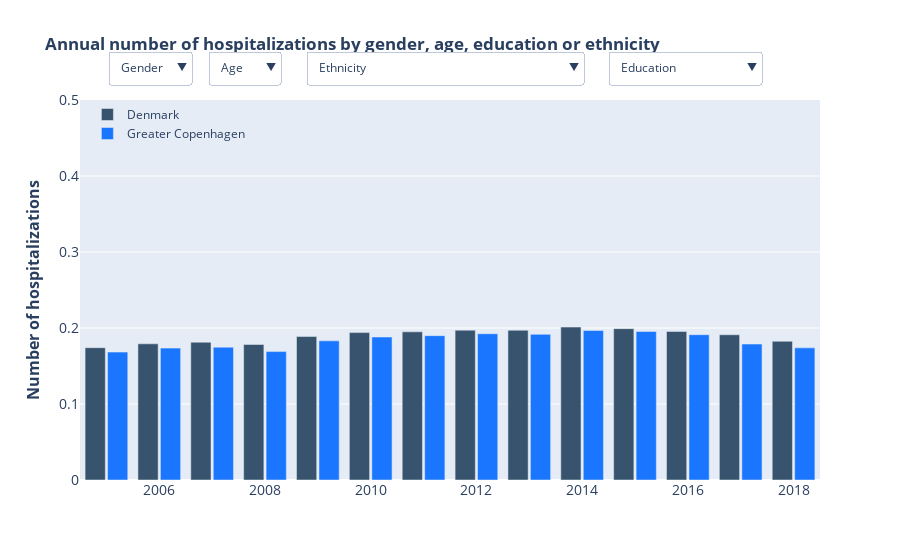

Source (notebook cell):
### Markdown cell above
### Interactive visualization for number of hospitalizations with filters for age, gender, education and ethnicity

### Code cell
# Create the initial plot
fig = go.Figure()
# Line plot (commented out)
#fig = px.line(df_income, x='year', y='count', color='municipality', markers=True, width=900, height=400)
#fig.update_traces(line_color='rgb(55, 83, 109)', selector=dict(name='Denmark'))
#fig.update_traces(line_color='rgb(26, 118, 255)', selector=dict(name='Greater Copenhagen'))
# Bar plot 
fig.add_trace(go.Bar(x=years,
                y=dk_yearly_avg_hosp_times,
                name='Denmark',
                marker_color='rgb(55, 83, 109)'
                ))
fig.add_trace(go.Bar(x=years,
                y=cop_yearly_avg_hosp_times,
                name='Greater Copenhagen',
                marker_color='rgb(26, 118, 255)'
                ))

# Define the dropdown menu
genders = df_cop_dk.gender.unique()
buttons = []
# Add button for all genders
buttons.append(dict(method='update',
                    label='Gender',
                    args=[{'x': [years]*2,
                           'y': [dk_yearly_avg_hosp_times, cop_yearly_avg_hosp_times],
                           'visible': [True]*2}],
                    )
             )


# Add button for each gender
for gender in genders:
    dk_yearly_avg_count = df_cop_dk[(df_cop_dk.municipality=='Denmark') & (df_cop_dk.gender==gender)].groupby(['year', 'municipality', 'gender'])['weighted_hosp_gen_mun'].sum()
    cop_yearly_avg_count = df_cop_dk[(df_cop_dk.municipality=='Greater Copenhagen') & (df_cop_dk.gender==gender)].groupby(['year', 'municipality', 'gender'])['weighted_hosp_gen_mun'].sum()
    buttons.append(dict(method='update',
                        label=gender,
                        args=[{'x': [years]*2,
                               'y': [dk_yearly_avg_count, cop_yearly_avg_count],
                               'visible': [True]*2}],
                        )
                        # add selection to the list of visible values
                        
                 )

# Define the dropdown menu for Age
ages = df_cop_dk.age.unique()
buttons_2 = []
# Add button for all ages
buttons_2.append(dict(method='update',
                    label='Age',
                    args=[{'x': [years]*4,
                           'y': [dk_yearly_avg_hosp_times, cop_yearly_avg_hosp_times],
                           'visible': [True]*4}],
                    )
             )
# Add button for each age
for age in ages:
    age_dk_yearly_avg_count = df_cop_dk[(df_cop_dk.municipality=='Denmark') & (df_cop_dk.age==age)].groupby(['year', 'municipality', 'age'])['weighted_hosp_age_mun'].sum()
    age_cop_yearly_avg_count = df_cop_dk[(df_cop_dk.municipality=='Greater Copenhagen') & (df_cop_dk.age==age)].groupby(['year', 'municipality', 'age'])['weighted_hosp_age_mun'].sum()
    buttons_2.append(dict(method='update',
                        label=age,
                        args=[{'x': [years]*4,
                               'y': [age_dk_yearly_avg_count, age_cop_yearly_avg_count],
                               'visible': [True]*4}],
                        )
                 )
    
# Define the dropdown menu for ethnicity
ethnicities = df_cop_dk.ethnicity.unique()
buttons_3 = []
# Add button for all ethnicities
buttons_3.append(dict(method='update',
                    label='Ethnicity',
                    args=[{'x': [years]*3,
                           'y': [dk_yearly_avg_hosp_times, cop_yearly_avg_hosp_times],
                           'visible': [True]*3}],
                    )
             )
# Add button for each ehtnicity
for ethnicity in ethnicities:
    eth_dk_yearly_avg_count = df_cop_dk[(df_cop_dk.municipality=='Denmark') & (df_cop_dk.ethnicity==ethnicity)].groupby(['year', 'municipality', 'ethnicity'])['weighted_hosp_eth_mun'].sum()
    eth_cop_yearly_avg_count = df_cop_dk[(df_cop_dk.municipality=='Greater Copenhagen') & (df_cop_dk.ethnicity==ethnicity)].groupby(['year', 'municipality', 'ethnicity'])['weighted_hosp_eth_mun'].sum()
    buttons_3.append(dict(method='update',
                        label=ethnicity,
                        args=[{'x': [years]*3,
                               'y': [eth_dk_yearly_avg_count, eth_cop_yearly_avg_count],
                               'visible': [True]*3}],
    )
                       )
    
# Define the dropdown menu for education
educations = df_cop_dk.education.unique()
buttons_4 = []
# Add button for all educations
buttons_4.append(dict(method='update',
                    label='Education',
                    args=[{'x': [years]*2,
                           'y': [dk_yearly_avg_hosp_times, cop_yearly_avg_hosp_times],
                           'visible': [True]*2}],
                    )
             )
# Add button for each education
for education in educations:
    edu_dk_yearly_avg_count = df_cop_dk[(df_cop_dk.municipality=='Denmark') & (df_cop_dk.education==education)].groupby(['year', 'municipality', 'education'])['weighted_hosp_edu_mun'].sum()
    edu_cop_yearly_avg_count = df_cop_dk[(df_cop_dk.municipality=='Greater Copenhagen') & (df_cop_dk.education==education)].groupby(['year', 'municipality', 'education'])['weighted_hosp_edu_mun'].sum()
    buttons_4.append(dict(method='update',
                        label=education,
                        args=[{'x': [years]*2,
                               'y': [edu_dk_yearly_avg_count, edu_cop_yearly_avg_count],
                               'visible': [True]*2}],
    )
                       )

updatemenus = [{'buttons': buttons,
                'direction': 'down',
                'showactive': True,
                'active': 0,
                'y': 1.13,
                'x': 0.15}, 
                {'buttons': buttons_2,
                 'direction': 'down',
                 'showactive': True,
                 'active': 0,
                 'y': 1.13,
                 'x': 0.27}, 
                 {'buttons': buttons_3,
                 'direction': 'down',
                 'showactive': True,
                 'active': 0,
                 'y': 1.13,
                 'x': 0.68},
                 {'buttons': buttons_4,
                 'direction': 'down',
                 'showactive': True,
                 'active': 0,
                 'y': 1.13,
                 'x': 0.92}]


# Update the layout to add the dropdown menu and set the title
fig.update_layout(
    updatemenus=updatemenus,
    title='<b>Annual number of hospitalizations by gender, age, education or ethnicity<b>',
    xaxis_tickfont_size=14,
    xaxis=dict(
              title='',
              titlefont_size=16,
              domain=[0, 1],
    ),
    # fix the yaxis range to be the same for all plots
    yaxis=dict(
        title='<b>Number of hospitalizations<b>',
        titlefont_size=16,
        tickfont_size=14,
        range=[0, 0.5],
    ),
    legend=dict(
        title='',
        x=0.01,
        y=1,
        bgcolor='rgba(255, 255, 255, 0)',
        bordercolor='rgba(255, 255, 255, 0)'
    ),
    barmode='group',
    bargap=0.15, # gap between bars of adjacent location coordinates.
    bargroupgap=0.1 # gap between bars of the same location coordinate.
)
fig.write_html('dk_cph_hospitalizations_bar.html')
fig.show()

### Figure 1 — Plotly figure (JSON) as saved in the notebook; plotly's stock layout.template omitted (floating-point values rounded to 4 significant figures)
{"data": [{"marker": {"color": "rgb(55, 83, 109)"}, "name": "Denmark", "type": "bar", "x": [2005, 2006, 2007, 2008, 2009, 2010, 2011, 2012, 2013, 2014, 2015, 2016, 2017, 2018], "y": [0.1741, 0.1792, 0.1813, 0.1783, 0.1888, 0.1939, 0.1949, 0.1971, 0.197, 0.2012, 0.1991, 0.1954, 0.1911, 0.1825]}, {"marker": {"color": "rgb(26, 118, 255)"}, "name": "Greater Copenhagen", "type": "bar", "x": [2005, 2006, 2007, 2008, 2009, 2010, 2011, 2012, 2013, 2014, 2015, 2016, 2017, 2018], "y": [0.1683, 0.1735, 0.1748, 0.169, 0.1831, 0.1881, 0.1899, 0.1924, 0.1916, 0.1967, 0.1954, 0.1912, 0.1789, 0.1739]}], "layout": {"bargap": 0.15, "bargroupgap": 0.1, "barmode": "group", "legend": {"bgcolor": "rgba(255, 255, 255, 0)", "bordercolor": "rgba(255, 255, 255, 0)", "title": {"text": ""}, "x": 0.01, "y": 1}, "title": {"text": "<b>Annual number of hospitalizations by gender, age, education or ethnicity<b>"}, "updatemenus": [{"active": 0, "buttons": [{"args": [{"visible": [true, true], "x": [[2005, 2006, 2007, 2008, 2009, 2010, 2011, 2012, 2013, 2014, 2015, 2016, 2017, 2018], [2005, 2006, 2007, 2008, 2009, 2010, 2011, 2012, 2013, 2014, 2015, 2016, 2017, 2018]], "y": [[0.1741, 0.1792, 0.1813, 0.1783, 0.1888, 0.1939, 0.1949, 0.1971, 0.197, 0.2012, 0.1991, 0.1954, 0.1911, 0.1825], [0.1683, 0.1735, 0.1748, 0.169, 0.1831, 0.1881, 0.1899, 0.1924, 0.1916, 0.1967, 0.1954, 0.1912, 0.1789, 0.1739]]}], "label": "Gender", "method": "update"}, {"args": [{"visible": [true, true], "x": [[2005, 2006, 2007, 2008, 2009, 2010, 2011, 2012, 2013, 2014, 2015, 2016, 2017, 2018], [2005, 2006, 2007, 2008, 2009, 2010, 2011, 2012, 2013, 2014, 2015, 2016, 2017, 2018]], "y": [[0.1726, 0.1777, 0.1784, 0.1757, 0.1859, 0.1914, 0.1937, 0.1975, 0.1989, 0.2021, 0.2008, 0.1973, 0.194, 0.1858], [0.1621, 0.1669, 0.1659, 0.1617, 0.1742, 0.182, 0.1838, 0.1866, 0.1872, 0.1911, 0.1906, 0.1858, 0.1738, 0.1704]]}], "label": "Men", "method": "update"}, {"args": [{"visible": [true, true], "x": [[2005, 2006, 2007, 2008, 2009, 2010, 2011, 2012, 2013, 2014, 2015, 2016, 2017, 2018], [2005, 2006, 2007, 2008, 2009, 2010, 2011, 2012, 2013, 2014, 2015, 2016, 2017, 2018]], "y": [[0.1756, 0.1805, 0.1842, 0.1808, 0.1916, 0.1965, 0.1961, 0.1967, 0.1952, 0.2003, 0.1975, 0.1936, 0.1883, 0.1793], [0.1742, 0.1798, 0.1832, 0.1759, 0.1914, 0.194, 0.1958, 0.198, 0.1958, 0.202, 0.1999, 0.1962, 0.1837, 0.1772]]}], "label": "Women", "method": "update"}], "direction": "down", "showactive": true, "x": 0.15, "y": 1.13}, {"active": 0, "buttons": [{"args": [{"visible": [true, true, true, true], "x": [[2005, 2006, 2007, 2008, 2009, 2010, 2011, 2012, 2013, 2014, 2015, 2016, 2017, 2018], [2005, 2006, 2007, 2008, 2009, 2010, 2011, 2012, 2013, 2014, 2015, 2016, 2017, 2018], [2005, 2006, 2007, 2008, 2009, 2010, 2011, 2012, 2013, 2014, 2015, 2016, 2017, 2018], [2005, 2006, 2007, 2008, 2009, 2010, 2011, 2012, 2013, 2014, 2015, 2016, 2017, 2018]], "y": [[0.1741, 0.1792, 0.1813, 0.1783, 0.1888, 0.1939, 0.1949, 0.1971, 0.197, 0.2012, 0.1991, 0.1954, 0.1911, 0.1825], [0.1683, 0.1735, 0.1748, 0.169, 0.1831, 0.1881, 0.1899, 0.1924, 0.1916, 0.1967, 0.1954, 0.1912, 0.1789, 0.1739]]}], "label": "Age", "method": "update"}, {"args": [{"visible": [true, true, true, true], "x": [[2005, 2006, 2007, 2008, 2009, 2010, 2011, 2012, 2013, 2014, 2015, 2016, 2017, 2018], [2005, 2006, 2007, 2008, 2009, 2010, 2011, 2012, 2013, 2014, 2015, 2016, 2017, 2018], [2005, 2006, 2007, 2008, 2009, 2010, 2011, 2012, 2013, 2014, 2015, 2016, 2017, 2018], [2005, 2006, 2007, 2008, 2009, 2010, 2011, 2012, 2013, 2014, 2015, 2016, 2017, 2018]], "y": [[0.1176, 0.1203, 0.1232, 0.1181, 0.1239, 0.1233, 0.1192, 0.1181, 0.116, 0.1193, 0.1148, 0.1138, 0.1061, 0.09966], [0.1088, 0.1124, 0.116, 0.1084, 0.116, 0.114, 0.115, 0.1163, 0.1173, 0.119, 0.1179, 0.1184, 0.1077, 0.09921]]}], "label": "30-39", "method": "update"}, {"args": [{"visible": [true, true, true, true], "x": [[2005, 2006, 2007, 2008, 2009, 2010, 2011, 2012, 2013, 2014, 2015, 2016, 2017, 2018], [2005, 2006, 2007, 2008, 2009, 2010, 2011, 2012, 2013, 2014, 2015, 2016, 2017, 2018], [2005, 2006, 2007, 2008, 2009, 2010, 2011, 2012, 2013, 2014, 2015, 2016, 2017, 2018], [2005, 2006, 2007, 2008, 2009, 2010, 2011, 2012, 2013, 2014, 2015, 2016, 2017, 2018]], "y": [[0.1263, 0.1265, 0.1266, 0.1204, 0.1267, 0.1294, 0.1308, 0.1299, 0.1296, 0.1295, 0.1273, 0.1224, 0.1159, 0.1084], [0.1258, 0.1274, 0.1241, 0.1165, 0.1259, 0.1291, 0.1342, 0.1346, 0.1346, 0.1348, 0.1318, 0.1256, 0.1175, 0.1105]]}], "label": "40-49", "method": "update"}, {"args": [{"visible": [true, true, true, true], "x": [[2005, 2006, 2007, 2008, 2009, 2010, 2011, 2012, 2013, 2014, 2015, 2016, 2017, 2018], [2005, 2006, 2007, 2008, 2009, 2010, 2011, 2012, 2013, 2014, 2015, 2016, 2017, 2018], [2005, 2006, 2007, 2008, 2009, 2010, 2011, 2012, 2013, 2014, 2015, 2016, 2017, 2018], [2005, 2006, 2007, 2008, 2009, 2010, 2011, 2012, 2013, 2014, 2015, 2016, 2017, 2018]], "y": [[0.1769, 0.1807, 0.18, 0.1739, 0.1796, 0.1866, 0.1864, 0.1846, 0.182, 0.1829, 0.1792, 0.1732, 0.1663, 0.1581], [0.1851, 0.1906, 0.1893, 0.1785, 0.1885, 0.2015, 0.2018, 0.2008, 0.1966, 0.2017, 0.2003, 0.1911, 0.1766, 0.1675]]}], "label": "50-59", "method": "update"}, {"args": [{"visible": [true, true, true, true], "x": [[2005, 2006, 2007, 2008, 2009, 2010, 2011, 2012, 2013, 2014, 2015, 2016, 2017, 2018], [2005, 2006, 2007, 2008, 2009, 2010, 2011, 2012, 2013, 2014, 2015, 2016, 2017, 2018], [2005, 2006, 2007, 2008, 2009, 2010, 2011, 2012, 2013, 2014, 2015, 2016, 2017, 2018], [2005, 2006, 2007, 2008, 2009, 2010, 2011, 2012, 2013, 2014, 2015, 2016, 2017, 2018]], "y": [[0.3687, 0.3735, 0.3736, 0.3683, 0.3893, 0.3979, 0.4001, 0.4068, 0.4068, 0.4161, 0.4126, 0.4051, 0.3995, 0.3809], [0.4012, 0.4064, 0.4068, 0.3975, 0.4334, 0.4456, 0.4499, 0.4607, 0.4611, 0.4787, 0.4779, 0.4701, 0.4416, 0.4354]]}], "label": "60-65", "method": "update"}], "direction": "down", "showactive": true, "x": 0.27, "y": 1.13}, {"active": 0, "buttons": [{"args": [{"visible": [true, true, true], "x": [[2005, 2006, 2007, 2008, 2009, 2010, 2011, 2012, 2013, 2014, 2015, 2016, 2017, 2018], [2005, 2006, 2007, 2008, 2009, 2010, 2011, 2012, 2013, 2014, 2015, 2016, 2017, 2018], [2005, 2006, 2007, 2008, 2009, 2010, 2011, 2012, 2013, 2014, 2015, 2016, 2017, 2018]], "y": [[0.1741, 0.1792, 0.1813, 0.1783, 0.1888, 0.1939, 0.1949, 0.1971, 0.197, 0.2012, 0.1991, 0.1954, 0.1911, 0.1825], [0.1683, 0.1735, 0.1748, 0.169, 0.1831, 0.1881, 0.1899, 0.1924, 0.1916, 0.1967, 0.1954, 0.1912, 0.1789, 0.1739]]}], "label": "Ethnicity", "method": "update"}, {"args": [{"visible": [true, true, true], "x": [[2005, 2006, 2007, 2008, 2009, 2010, 2011, 2012, 2013, 2014, 2015, 2016, 2017, 2018], [2005, 2006, 2007, 2008, 2009, 2010, 2011, 2012, 2013, 2014, 2015, 2016, 2017, 2018], [2005, 2006, 2007, 2008, 2009, 2010, 2011, 2012, 2013, 2014, 2015, 2016, 2017, 2018]], "y": [[0.1786, 0.1842, 0.1868, 0.1841, 0.195, 0.2009, 0.2022, 0.2047, 0.2049, 0.21, 0.2086, 0.2055, 0.202, 0.1933], [0.1777, 0.1839, 0.1853, 0.1798, 0.1957, 0.2015, 0.2036, 0.2063, 0.2062, 0.2129, 0.2128, 0.2092, 0.1974, 0.1927]]}], "label": "Danish", "method": "update"}, {"args": [{"visible": [true, true, true], "x": [[2005, 2006, 2007, 2008, 2009, 2010, 2011, 2012, 2013, 2014, 2015, 2016, 2017, 2018], [2005, 2006, 2007, 2008, 2009, 2010, 2011, 2012, 2013, 2014, 2015, 2016, 2017, 2018], [2005, 2006, 2007, 2008, 2009, 2010, 2011, 2012, 2013, 2014, 2015, 2016, 2017, 2018]], "y": [[0.1279, 0.129, 0.1281, 0.1242, 0.1319, 0.133, 0.1321, 0.1332, 0.1316, 0.1318, 0.128, 0.1216, 0.1151, 0.1087], [0.1204, 0.1222, 0.1251, 0.1192, 0.1268, 0.1315, 0.1332, 0.1363, 0.133, 0.1352, 0.132, 0.1273, 0.1161, 0.112]]}], "label": "Immigrants and descendants", "method": "update"}, {"args": [{"visible": [true, true, true], "x": [[2005, 2006, 2007, 2008, 2009, 2010, 2011, 2012, 2013, 2014, 2015, 2016, 2017, 2018], [2005, 2006, 2007, 2008, 2009, 2010, 2011, 2012, 2013, 2014, 2015, 2016, 2017, 2018], [2005, 2006, 2007, 2008, 2009, 2010, 2011, 2012, 2013, 2014, 2015, 2016, 2017, 2018]], "y": [[0.1147, 0.1148, 0.1178, 0.1143, 0.122, 0.122, 0.1246, 0.1277, 0.1274, 0.1279, 0.1252, 0.1245, 0.1179, 0.1143], [0.09197, 0.09382, 0.1007, 0.09729, 0.1037, 0.1086, 0.1137, 0.1182, 0.1196, 0.12, 0.1187, 0.1195, 0.11, 0.1066]]}], "label": "Non-western immigrants and descendants", "method": "update"}], "direction": "down", "showactive": true, "x": 0.68, "y": 1.13}, {"active": 0, "buttons": [{"args": [{"visible": [true, true], "x": [[2005, 2006, 2007, 2008, 2009, 2010, 2011, 2012, 2013, 2014, 2015, 2016, 2017, 2018], [2005, 2006, 2007, 2008, 2009, 2010, 2011, 2012, 2013, 2014, 2015, 2016, 2017, 2018]], "y": [[0.1741, 0.1792, 0.1813, 0.1783, 0.1888, 0.1939, 0.1949, 0.1971, 0.197, 0.2012, 0.1991, 0.1954, 0.1911, 0.1825], [0.1683, 0.1735, 0.1748, 0.169, 0.1831, 0.1881, 0.1899, 0.1924, 0.1916, 0.1967, 0.1954, 0.1912, 0.1789, 0.1739]]}], "label": "Education", "method": "update"}, {"args": [{"visible": [true, true], "x": [[2005, 2006, 2007, 2008, 2009, 2010, 2011, 2012, 2013, 2014, 2015, 2016, 2017, 2018], [2005, 2006, 2007, 2008, 2009, 2010, 2011, 2012, 2013, 2014, 2015, 2016, 2017, 2018]], "y": [[0.1357, 0.14, 0.142, 0.1378, 0.1464, 0.1485, 0.1494, 0.1497, 0.1471, 0.1516, 0.148, 0.1454, 0.1398, 0.1345], [0.1283, 0.1343, 0.1325, 0.1275, 0.1369, 0.1395, 0.1408, 0.1427, 0.1392, 0.1451, 0.1408, 0.14, 0.1301, 0.1278]]}], "label": "Higher education", "method": "update"}, {"args": [{"visible": [true, true], "x": [[2005, 2006, 2007, 2008, 2009, 2010, 2011, 2012, 2013, 2014, 2015, 2016, 2017, 2018], [2005, 2006, 2007, 2008, 2009, 2010, 2011, 2012, 2013, 2014, 2015, 2016, 2017, 2018]], "y": [[0.1855, 0.1912, 0.1937, 0.1915, 0.2029, 0.2096, 0.2111, 0.2144, 0.2157, 0.2204, 0.2197, 0.2162, 0.2131, 0.2036], [0.1851, 0.1906, 0.1937, 0.1883, 0.2055, 0.2128, 0.2158, 0.2196, 0.2213, 0.2272, 0.2292, 0.2243, 0.2117, 0.2057]]}], "label": "No higher education", "method": "update"}], "direction": "down", "showactive": true, "x": 0.92, "y": 1.13}], "xaxis": {"domain": [0, 1], "tickfont": {"size": 14}, "title": {"font": {"size": 16}, "text": ""}}, "yaxis": {"range": [0, 0.5], "tickfont": {"size": 14}, "title": {"font": {"size": 16}, "text": "<b>Number of hospitalizations<b>"}}}}
